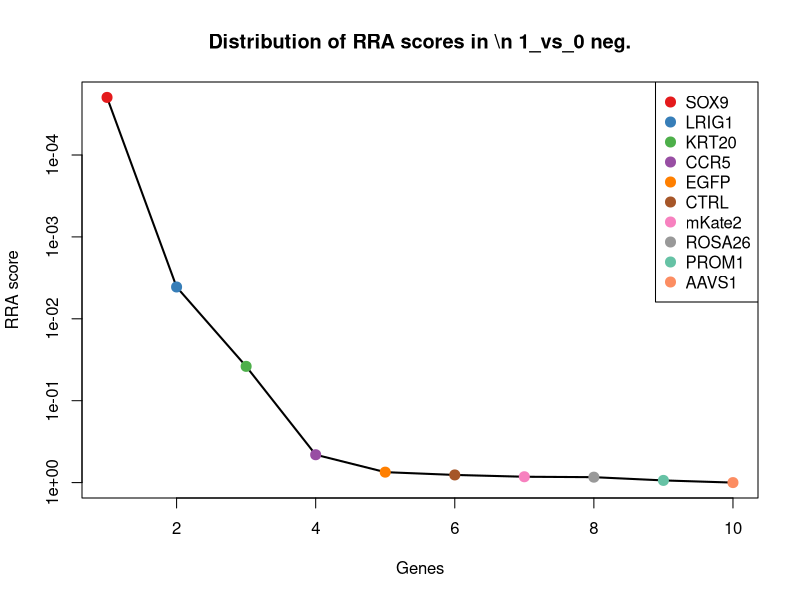
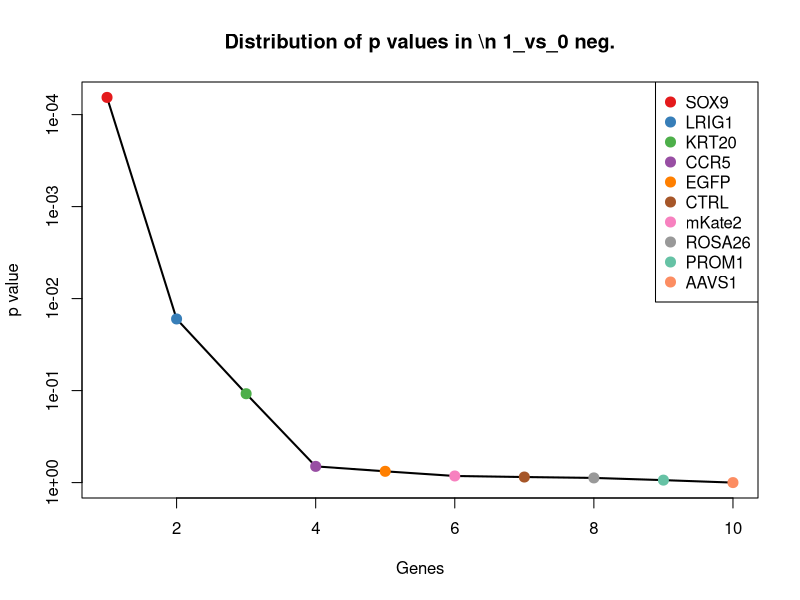
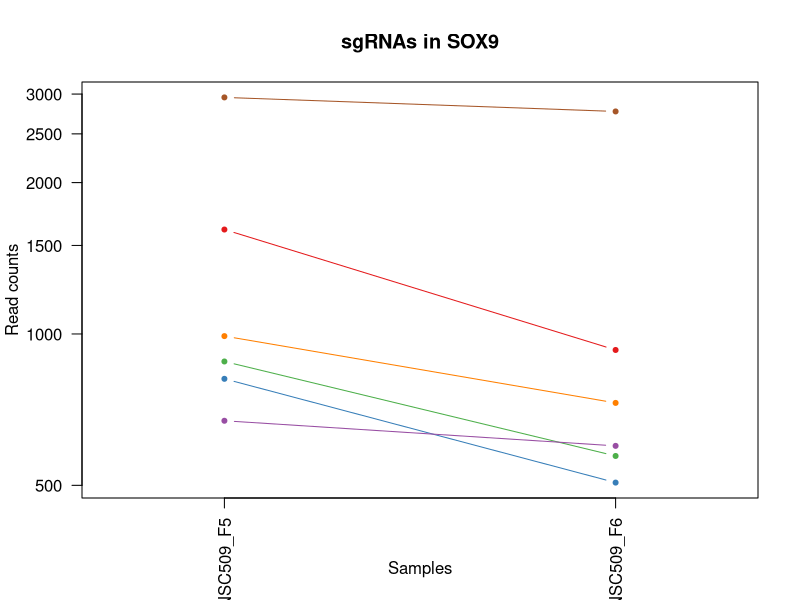
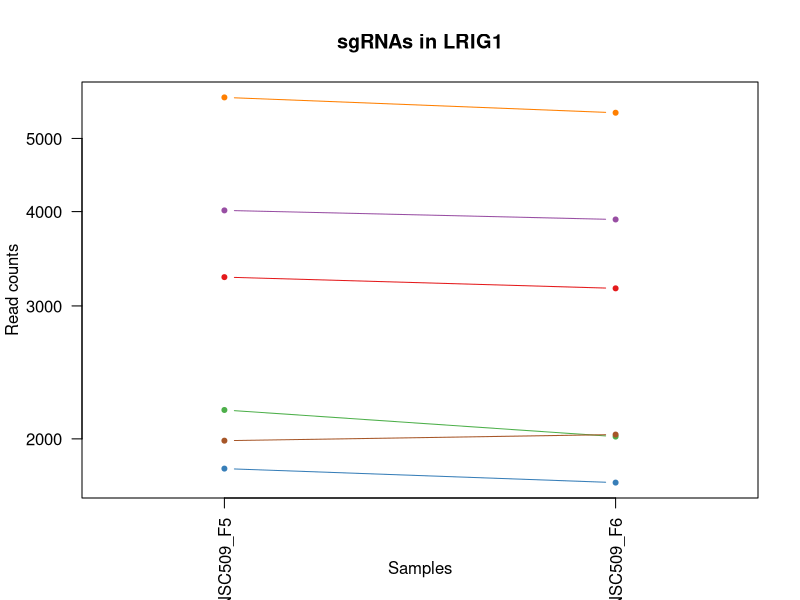
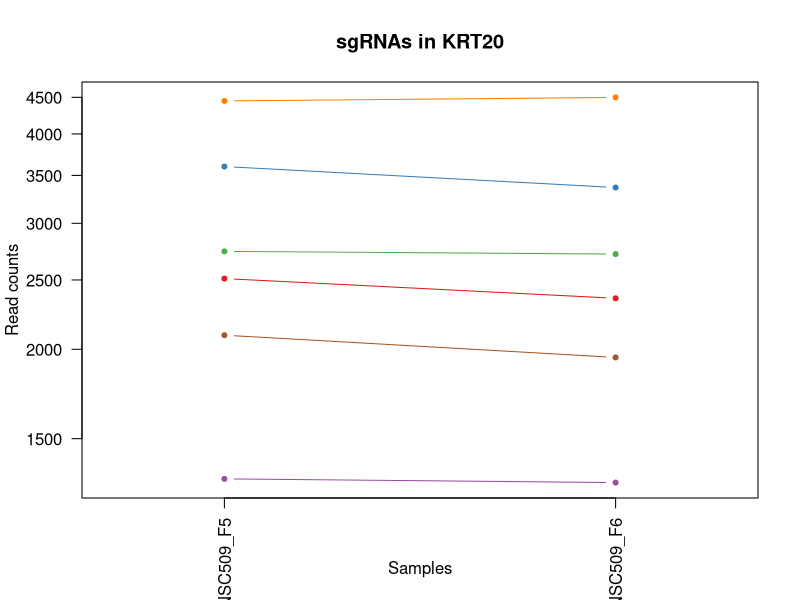
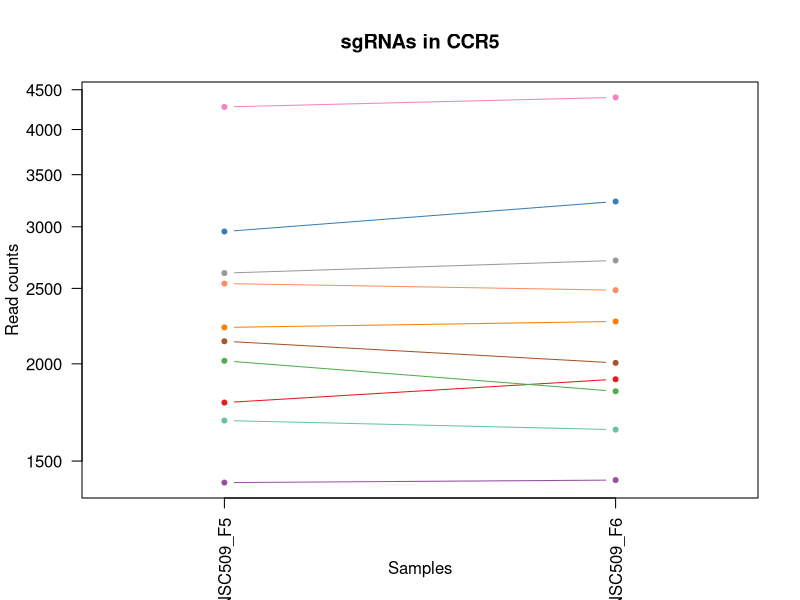
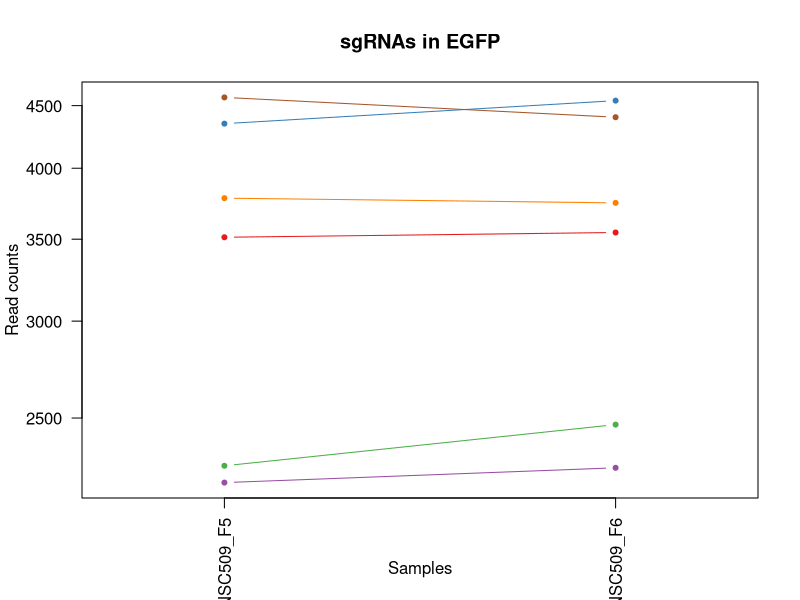
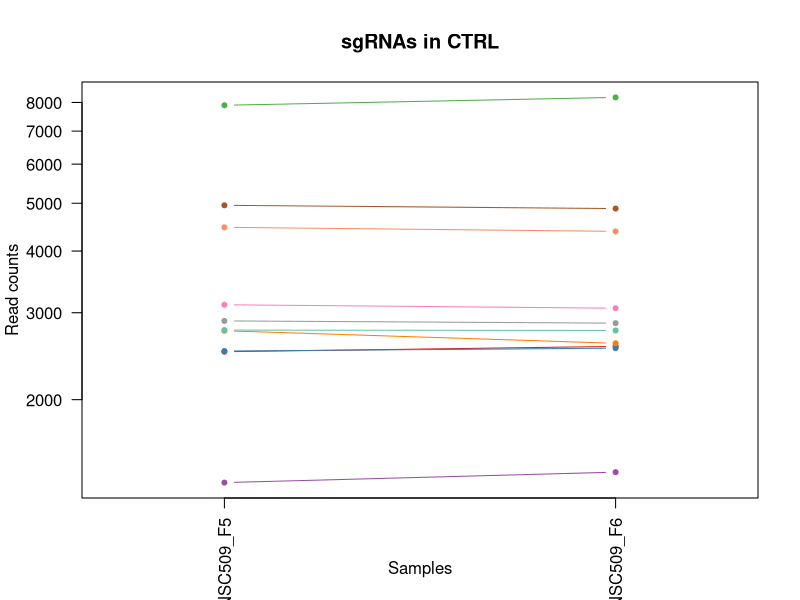

Reproduce these figures in R, in order. (Note: this script raises an error after producing the figures.)
pdf(file='S9A_c0_t1.pdf',width=4.5,height=4.5);
gstable=read.table('S9A_c0_t1.gene_summary.txt',header=T)
# 
#
# parameters
# Do not modify the variables beginning with "__"

# gstablename='__GENE_SUMMARY_FILE__'
startindex=3
# outputfile='__OUTPUT_FILE__'
targetgenelist=c("SOX9","LRIG1","KRT20","CCR5","EGFP","CTRL","mKate2","ROSA26","PROM1","AAVS1")
# samplelabel=sub('.\\w+.\\w+$','',colnames(gstable)[startindex]);
samplelabel='1_vs_0 neg.'


# You need to write some codes in front of this code:
# gstable=read.table(gstablename,header=T)
# pdf(file=outputfile,width=6,height=6)


# set up color using RColorBrewer
#library(RColorBrewer)
#colors <- brewer.pal(length(targetgenelist), "Set1")

colors=c( "#E41A1C", "#377EB8", "#4DAF4A", "#984EA3", "#FF7F00",  "#A65628", "#F781BF",
          "#999999", "#66C2A5", "#FC8D62", "#8DA0CB", "#E78AC3", "#A6D854", "#FFD92F", "#E5C494", "#B3B3B3", 
          "#8DD3C7", "#FFFFB3", "#BEBADA", "#FB8072", "#80B1D3", "#FDB462", "#B3DE69", "#FCCDE5",
          "#D9D9D9", "#BC80BD", "#CCEBC5", "#FFED6F")

######
# function definition

plotrankedvalues<-function(val, tglist, ...){
  
  plot(val,log='y',ylim=c(max(val),min(val)),type='l',lwd=2, ...)
  if(length(tglist)>0){
    for(i in 1:length(tglist)){
      targetgene=tglist[i];
      tx=which(names(val)==targetgene);ty=val[targetgene];
      points(tx,ty,col=colors[(i %% length(colors)) ],cex=2,pch=20)
      # text(tx+50,ty,targetgene,col=colors[i])
    }
    legend('topright',tglist,pch=20,pt.cex = 2,cex=1,col=colors)
  }
}



plotrandvalues<-function(val,targetgenelist, ...){
  # choose the one with the best distance distribution
  
  mindiffvalue=0;
  randval=val;
  for(i in 1:20){
    randval0=sample(val)
    vindex=sort(which(names(randval0) %in% targetgenelist))
    if(max(vindex)>0.9*length(val)){
      # print('pass...')
      next;
    }
    mindiffind=min(diff(vindex));
    if (mindiffind > mindiffvalue){
      mindiffvalue=mindiffind;
      randval=randval0;
      # print(paste('Diff: ',mindiffvalue))
    }
  }
  plot(randval,log='y',ylim=c(max(randval),min(randval)),pch=20,col='grey', ...)
  
  if(length(targetgenelist)>0){
    for(i in 1:length(targetgenelist)){
      targetgene=targetgenelist[i];
      tx=which(names(randval)==targetgene);ty=randval[targetgene];
      points(tx,ty,col=colors[(i %% length(colors)) ],cex=2,pch=20)
      text(tx+50,ty,targetgene,col=colors[i])
    }
  }
  
}




# set.seed(1235)



pvec=gstable[,startindex]
names(pvec)=gstable[,'id']
pvec=sort(pvec);

plotrankedvalues(pvec,targetgenelist,xlab='Genes',ylab='RRA score',main=paste('Distribution of RRA scores in \\n',samplelabel))

# plotrandvalues(pvec,targetgenelist,xlab='Genes',ylab='RRA score',main=paste('Distribution of RRA scores in \\n',samplelabel))


pvec=gstable[,startindex+1]
names(pvec)=gstable[,'id']
pvec=sort(pvec);

plotrankedvalues(pvec,targetgenelist,xlab='Genes',ylab='p value',main=paste('Distribution of p values in \\n',samplelabel))

# plotrandvalues(pvec,targetgenelist,xlab='Genes',ylab='p value',main=paste('Distribution of p values in \\n',samplelabel))



# you need to write after this code:
# dev.off()






# parameters
# Do not modify the variables beginning with "__"
targetmat=list(c(1612.1773854266,928.3262490754157),c(813.2987883547428,505.3178796875158),c(880.5930143415418,570.957109420121),c(671.019567696939,598.0463153415136),c(989.225122005946,728.2828822712856),c(2953.2551747349526,2769.350359194674))
targetgene="SOX9"
collabel=c("S69_MNSC509_F5","S70_MNSC509_F6")

# set up color using RColorBrewer
#library(RColorBrewer)
#colors <- brewer.pal(length(targetgenelist), "Set1")

colors=c( "#E41A1C", "#377EB8", "#4DAF4A", "#984EA3", "#FF7F00",  "#A65628", "#F781BF",
          "#999999", "#66C2A5", "#FC8D62", "#8DA0CB", "#E78AC3", "#A6D854", "#FFD92F", "#E5C494", "#B3B3B3", 
          "#8DD3C7", "#FFFFB3", "#BEBADA", "#FB8072", "#80B1D3", "#FDB462", "#B3DE69", "#FCCDE5",
          "#D9D9D9", "#BC80BD", "#CCEBC5", "#FFED6F")


## code

targetmatvec=unlist(targetmat)+1
yrange=range(targetmatvec[targetmatvec>0]);
# yrange[1]=1; # set the minimum value to 1
for(i in 1:length(targetmat)){
  vali=targetmat[[i]]+1;
  if(i==1){
    plot(1:length(vali),vali,type='b',las=1,pch=20,main=paste('sgRNAs in',targetgene),ylab='Read counts',xlab='Samples',xlim=c(0.7,length(vali)+0.3),ylim = yrange,col=colors[(i %% length(colors))],xaxt='n',log='y')
    axis(1,at=1:length(vali),labels=(collabel),las=2)
    # lines(0:100,rep(1,101),col='black');
  }else{
    lines(1:length(vali),vali,type='b',pch=20,col=colors[(i %% length(colors))])
  }
}




# parameters
# Do not modify the variables beginning with "__"
targetmat=list(c(3274.3447673005367,3164.2276301257434),c(1825.5962164133055,1749.337567000699),c(2183.2169602288664,2012.936378466558),c(4013.6199070698003,3903.971330286849),c(5665.212482002954,5406.3803663887),c(1988.063704867149,2025.439088891816))
targetgene="LRIG1"
collabel=c("S69_MNSC509_F5","S70_MNSC509_F6")

# set up color using RColorBrewer
#library(RColorBrewer)
#colors <- brewer.pal(length(targetgenelist), "Set1")

colors=c( "#E41A1C", "#377EB8", "#4DAF4A", "#984EA3", "#FF7F00",  "#A65628", "#F781BF",
          "#999999", "#66C2A5", "#FC8D62", "#8DA0CB", "#E78AC3", "#A6D854", "#FFD92F", "#E5C494", "#B3B3B3", 
          "#8DD3C7", "#FFFFB3", "#BEBADA", "#FB8072", "#80B1D3", "#FDB462", "#B3DE69", "#FCCDE5",
          "#D9D9D9", "#BC80BD", "#CCEBC5", "#FFED6F")


## code

targetmatvec=unlist(targetmat)+1
yrange=range(targetmatvec[targetmatvec>0]);
# yrange[1]=1; # set the minimum value to 1
for(i in 1:length(targetmat)){
  vali=targetmat[[i]]+1;
  if(i==1){
    plot(1:length(vali),vali,type='b',las=1,pch=20,main=paste('sgRNAs in',targetgene),ylab='Read counts',xlab='Samples',xlim=c(0.7,length(vali)+0.3),ylim = yrange,col=colors[(i %% length(colors))],xaxt='n',log='y')
    axis(1,at=1:length(vali),labels=(collabel),las=2)
    # lines(0:100,rep(1,101),col='black');
  }else{
    lines(1:length(vali),vali,type='b',pch=20,col=colors[(i %% length(colors))])
  }
}




# parameters
# Do not modify the variables beginning with "__"
targetmat=list(c(2510.0746293076045,2355.719022625718),c(3600.241090293749,3365.3128894653114),c(2739.8363437482467,2716.213839887327),c(1317.04413717021,1301.323776762283),c(4447.186991641891,4497.85007548661),c(2091.8890821039245,1947.2971487339528))
targetgene="KRT20"
collabel=c("S69_MNSC509_F5","S70_MNSC509_F6")

# set up color using RColorBrewer
#library(RColorBrewer)
#colors <- brewer.pal(length(targetgenelist), "Set1")

colors=c( "#E41A1C", "#377EB8", "#4DAF4A", "#984EA3", "#FF7F00",  "#A65628", "#F781BF",
          "#999999", "#66C2A5", "#FC8D62", "#8DA0CB", "#E78AC3", "#A6D854", "#FFD92F", "#E5C494", "#B3B3B3", 
          "#8DD3C7", "#FFFFB3", "#BEBADA", "#FB8072", "#80B1D3", "#FDB462", "#B3DE69", "#FCCDE5",
          "#D9D9D9", "#BC80BD", "#CCEBC5", "#FFED6F")


## code

targetmatvec=unlist(targetmat)+1
yrange=range(targetmatvec[targetmatvec>0]);
# yrange[1]=1; # set the minimum value to 1
for(i in 1:length(targetmat)){
  vali=targetmat[[i]]+1;
  if(i==1){
    plot(1:length(vali),vali,type='b',las=1,pch=20,main=paste('sgRNAs in',targetgene),ylab='Read counts',xlab='Samples',xlim=c(0.7,length(vali)+0.3),ylim = yrange,col=colors[(i %% length(colors))],xaxt='n',log='y')
    axis(1,at=1:length(vali),labels=(collabel),las=2)
    # lines(0:100,rep(1,101),col='black');
  }else{
    lines(1:length(vali),vali,type='b',pch=20,col=colors[(i %% length(colors))])
  }
}




# parameters
# Do not modify the variables beginning with "__"
targetmat=list(c(1782.335642564649,1909.7890174581783),c(2957.100559077055,3231.950644929225),c(2016.90408743292,1843.107895190135),c(1406.4493231241001,1416.9738481959207),c(2226.4775340775227,2266.116264578035),c(2137.0723481236328,2004.6012381830524),c(4276.067388418316,4397.828392084545),c(2614.861352629906,2714.130054816451),c(1690.0464183541817,1645.1483134568814),c(2535.0696275312725,2485.9555895554904))
targetgene="CCR5"
collabel=c("S69_MNSC509_F5","S70_MNSC509_F6")

# set up color using RColorBrewer
#library(RColorBrewer)
#colors <- brewer.pal(length(targetgenelist), "Set1")

colors=c( "#E41A1C", "#377EB8", "#4DAF4A", "#984EA3", "#FF7F00",  "#A65628", "#F781BF",
          "#999999", "#66C2A5", "#FC8D62", "#8DA0CB", "#E78AC3", "#A6D854", "#FFD92F", "#E5C494", "#B3B3B3", 
          "#8DD3C7", "#FFFFB3", "#BEBADA", "#FB8072", "#80B1D3", "#FDB462", "#B3DE69", "#FCCDE5",
          "#D9D9D9", "#BC80BD", "#CCEBC5", "#FFED6F")


## code

targetmatvec=unlist(targetmat)+1
yrange=range(targetmatvec[targetmatvec>0]);
# yrange[1]=1; # set the minimum value to 1
for(i in 1:length(targetmat)){
  vali=targetmat[[i]]+1;
  if(i==1){
    plot(1:length(vali),vali,type='b',las=1,pch=20,main=paste('sgRNAs in',targetgene),ylab='Read counts',xlab='Samples',xlim=c(0.7,length(vali)+0.3),ylim = yrange,col=colors[(i %% length(colors))],xaxt='n',log='y')
    axis(1,at=1:length(vali),labels=(collabel),las=2)
    # lines(0:100,rep(1,101),col='black');
  }else{
    lines(1:length(vali),vali,type='b',pch=20,col=colors[(i %% length(colors))])
  }
}




# parameters
# Do not modify the variables beginning with "__"
targetmat=list(c(3511.7972504253844,3543.47651302524),c(4349.12969091827,4541.609561975013),c(2284.158299209065,2468.2434164530414),c(2213.018688880163,2275.4932973969785),c(3780.012808287055,3746.645557435684),c(4569.277944503655,4401.995962226298))
targetgene="EGFP"
collabel=c("S69_MNSC509_F5","S70_MNSC509_F6")

# set up color using RColorBrewer
#library(RColorBrewer)
#colors <- brewer.pal(length(targetgenelist), "Set1")

colors=c( "#E41A1C", "#377EB8", "#4DAF4A", "#984EA3", "#FF7F00",  "#A65628", "#F781BF",
          "#999999", "#66C2A5", "#FC8D62", "#8DA0CB", "#E78AC3", "#A6D854", "#FFD92F", "#E5C494", "#B3B3B3", 
          "#8DD3C7", "#FFFFB3", "#BEBADA", "#FB8072", "#80B1D3", "#FDB462", "#B3DE69", "#FCCDE5",
          "#D9D9D9", "#BC80BD", "#CCEBC5", "#FFED6F")


## code

targetmatvec=unlist(targetmat)+1
yrange=range(targetmatvec[targetmatvec>0]);
# yrange[1]=1; # set the minimum value to 1
for(i in 1:length(targetmat)){
  vali=targetmat[[i]]+1;
  if(i==1){
    plot(1:length(vali),vali,type='b',las=1,pch=20,main=paste('sgRNAs in',targetgene),ylab='Read counts',xlab='Samples',xlim=c(0.7,length(vali)+0.3),ylim = yrange,col=colors[(i %% length(colors))],xaxt='n',log='y')
    axis(1,at=1:length(vali),labels=(collabel),las=2)
    # lines(0:100,rep(1,101),col='black');
  }else{
    lines(1:length(vali),vali,type='b',pch=20,col=colors[(i %% length(colors))])
  }
}




# parameters
# Do not modify the variables beginning with "__"
targetmat=list(c(2500.4611684523475,2563.0556371779153),c(2508.151937136553,2542.2177864691516),c(7895.535400422579,8190.317221079509),c(1357.4206727622893,1425.308988479426),c(2757.1405732877097,2600.5637684536896),c(4950.932340457359,4876.057065850669),c(3112.838624932219,3063.1640541882402),c(2886.922294833679,2856.8693321714813),c(2765.792688057441,2761.015218911169),c(4467.375259437931,4384.283789123849))
targetgene="CTRL"
collabel=c("S69_MNSC509_F5","S70_MNSC509_F6")

# set up color using RColorBrewer
#library(RColorBrewer)
#colors <- brewer.pal(length(targetgenelist), "Set1")

colors=c( "#E41A1C", "#377EB8", "#4DAF4A", "#984EA3", "#FF7F00",  "#A65628", "#F781BF",
          "#999999", "#66C2A5", "#FC8D62", "#8DA0CB", "#E78AC3", "#A6D854", "#FFD92F", "#E5C494", "#B3B3B3", 
          "#8DD3C7", "#FFFFB3", "#BEBADA", "#FB8072", "#80B1D3", "#FDB462", "#B3DE69", "#FCCDE5",
          "#D9D9D9", "#BC80BD", "#CCEBC5", "#FFED6F")


## code

targetmatvec=unlist(targetmat)+1
yrange=range(targetmatvec[targetmatvec>0]);
# yrange[1]=1; # set the minimum value to 1
for(i in 1:length(targetmat)){
  vali=targetmat[[i]]+1;
  if(i==1){
    plot(1:length(vali),vali,type='b',las=1,pch=20,main=paste('sgRNAs in',targetgene),ylab='Read counts',xlab='Samples',xlim=c(0.7,length(vali)+0.3),ylim = yrange,col=colors[(i %% length(colors))],xaxt='n',log='y')
    axis(1,at=1:length(vali),labels=(collabel),las=2)
    # lines(0:100,rep(1,101),col='black');
  }else{
    lines(1:length(vali),vali,type='b',pch=20,col=colors[(i %% length(colors))])
  }
}




# parameters
# Do not modify the variables beginning with "__"
targetmat=list(c(119.20691460518688,188.58254891431002),c(171.11960322357473,247.97042343428612),c(160.54479628279202,227.13257272552258),c(1118.0454974663899,1269.0251081636995),c(333.58709167741813,313.60965316689123),c(324.9349769076868,438.6367574194725))
targetgene="mKate2"
collabel=c("S69_MNSC509_F5","S70_MNSC509_F6")

# set up color using RColorBrewer
#library(RColorBrewer)
#colors <- brewer.pal(length(targetgenelist), "Set1")

colors=c( "#E41A1C", "#377EB8", "#4DAF4A", "#984EA3", "#FF7F00",  "#A65628", "#F781BF",
          "#999999", "#66C2A5", "#FC8D62", "#8DA0CB", "#E78AC3", "#A6D854", "#FFD92F", "#E5C494", "#B3B3B3", 
          "#8DD3C7", "#FFFFB3", "#BEBADA", "#FB8072", "#80B1D3", "#FDB462", "#B3DE69", "#FCCDE5",
          "#D9D9D9", "#BC80BD", "#CCEBC5", "#FFED6F")


## code

targetmatvec=unlist(targetmat)+1
yrange=range(targetmatvec[targetmatvec>0]);
# yrange[1]=1; # set the minimum value to 1
for(i in 1:length(targetmat)){
  vali=targetmat[[i]]+1;
  if(i==1){
    plot(1:length(vali),vali,type='b',las=1,pch=20,main=paste('sgRNAs in',targetgene),ylab='Read counts',xlab='Samples',xlim=c(0.7,length(vali)+0.3),ylim = yrange,col=colors[(i %% length(colors))],xaxt='n',log='y')
    axis(1,at=1:length(vali),labels=(collabel),las=2)
    # lines(0:100,rep(1,101),col='black');
  }else{
    lines(1:length(vali),vali,type='b',pch=20,col=colors[(i %% length(colors))])
  }
}




# parameters
# Do not modify the variables beginning with "__"
targetmat=list(c(8648.269385389203,9280.136813147841),c(3667.535316280548,3887.3010497198384),c(4331.825461378808,4263.42425501302),c(3240.697654307137,3187.1492659053833),c(2772.5221106561207,2721.423302564518),c(4024.194714010583,4126.936332870619),c(2802.3238393074175,2645.365147477531),c(2472.582131972102,2457.8244910986596),c(1165.1514556571492,1170.0453172970726),c(3240.697654307137,3584.110321907329))
targetgene="ROSA26"
collabel=c("S69_MNSC509_F5","S70_MNSC509_F6")

# set up color using RColorBrewer
#library(RColorBrewer)
#colors <- brewer.pal(length(targetgenelist), "Set1")

colors=c( "#E41A1C", "#377EB8", "#4DAF4A", "#984EA3", "#FF7F00",  "#A65628", "#F781BF",
          "#999999", "#66C2A5", "#FC8D62", "#8DA0CB", "#E78AC3", "#A6D854", "#FFD92F", "#E5C494", "#B3B3B3", 
          "#8DD3C7", "#FFFFB3", "#BEBADA", "#FB8072", "#80B1D3", "#FDB462", "#B3DE69", "#FCCDE5",
          "#D9D9D9", "#BC80BD", "#CCEBC5", "#FFED6F")


## code

targetmatvec=unlist(targetmat)+1
yrange=range(targetmatvec[targetmatvec>0]);
# yrange[1]=1; # set the minimum value to 1
for(i in 1:length(targetmat)){
  vali=targetmat[[i]]+1;
  if(i==1){
    plot(1:length(vali),vali,type='b',las=1,pch=20,main=paste('sgRNAs in',targetgene),ylab='Read counts',xlab='Samples',xlim=c(0.7,length(vali)+0.3),ylim = yrange,col=colors[(i %% length(colors))],xaxt='n',log='y')
    axis(1,at=1:length(vali),labels=(collabel),las=2)
    # lines(0:100,rep(1,101),col='black');
  }else{
    lines(1:length(vali),vali,type='b',pch=20,col=colors[(i %% length(colors))])
  }
}




# parameters
# Do not modify the variables beginning with "__"
targetmat=list(c(2743.6817280903497,2712.0462697455746),c(4403.926417793235,4379.074326446657),c(2894.6130635178847,2930.8437021875916),c(4707.711780819356,4784.370522732109),c(2574.4848170378264,2672.454353398924),c(6607.331645818141,6587.886501575593))
targetgene="PROM1"
collabel=c("S69_MNSC509_F5","S70_MNSC509_F6")

# set up color using RColorBrewer
#library(RColorBrewer)
#colors <- brewer.pal(length(targetgenelist), "Set1")

colors=c( "#E41A1C", "#377EB8", "#4DAF4A", "#984EA3", "#FF7F00",  "#A65628", "#F781BF",
          "#999999", "#66C2A5", "#FC8D62", "#8DA0CB", "#E78AC3", "#A6D854", "#FFD92F", "#E5C494", "#B3B3B3", 
          "#8DD3C7", "#FFFFB3", "#BEBADA", "#FB8072", "#80B1D3", "#FDB462", "#B3DE69", "#FCCDE5",
          "#D9D9D9", "#BC80BD", "#CCEBC5", "#FFED6F")


## code

targetmatvec=unlist(targetmat)+1
yrange=range(targetmatvec[targetmatvec>0]);
# yrange[1]=1; # set the minimum value to 1
for(i in 1:length(targetmat)){
  vali=targetmat[[i]]+1;
  if(i==1){
    plot(1:length(vali),vali,type='b',las=1,pch=20,main=paste('sgRNAs in',targetgene),ylab='Read counts',xlab='Samples',xlim=c(0.7,length(vali)+0.3),ylim = yrange,col=colors[(i %% length(colors))],xaxt='n',log='y')
    axis(1,at=1:length(vali),labels=(collabel),las=2)
    # lines(0:100,rep(1,101),col='black');
  }else{
    lines(1:length(vali),vali,type='b',pch=20,col=colors[(i %% length(colors))])
  }
}




# parameters
# Do not modify the variables beginning with "__"
targetmat=list(c(3174.3647744058635,3238.202000141854),c(2764.831341971915,2951.6815528963552),c(2048.628508255268,2123.3769872230046),c(1248.788565097885,1313.826487187541),c(2333.1869495708756,2420.3163598228853),c(1014.2201202296142,1127.3277233441074),c(1718.8868009199527,1761.8402774259573),c(3312.7986107215643,3379.8993849614462),c(939.2351255586095,1028.3479324774808),c(1446.8258587161795,1532.6239196295583))
targetgene="AAVS1"
collabel=c("S69_MNSC509_F5","S70_MNSC509_F6")

# set up color using RColorBrewer
#library(RColorBrewer)
#colors <- brewer.pal(length(targetgenelist), "Set1")

colors=c( "#E41A1C", "#377EB8", "#4DAF4A", "#984EA3", "#FF7F00",  "#A65628", "#F781BF",
          "#999999", "#66C2A5", "#FC8D62", "#8DA0CB", "#E78AC3", "#A6D854", "#FFD92F", "#E5C494", "#B3B3B3", 
          "#8DD3C7", "#FFFFB3", "#BEBADA", "#FB8072", "#80B1D3", "#FDB462", "#B3DE69", "#FCCDE5",
          "#D9D9D9", "#BC80BD", "#CCEBC5", "#FFED6F")


## code

targetmatvec=unlist(targetmat)+1
yrange=range(targetmatvec[targetmatvec>0]);
# yrange[1]=1; # set the minimum value to 1
for(i in 1:length(targetmat)){
  vali=targetmat[[i]]+1;
  if(i==1){
    plot(1:length(vali),vali,type='b',las=1,pch=20,main=paste('sgRNAs in',targetgene),ylab='Read counts',xlab='Samples',xlim=c(0.7,length(vali)+0.3),ylim = yrange,col=colors[(i %% length(colors))],xaxt='n',log='y')
    axis(1,at=1:length(vali),labels=(collabel),las=2)
    # lines(0:100,rep(1,101),col='black');
  }else{
    lines(1:length(vali),vali,type='b',pch=20,col=colors[(i %% length(colors))])
  }
}



# 
#
# parameters
# Do not modify the variables beginning with "__"

# gstablename='__GENE_SUMMARY_FILE__'
startindex=9
# outputfile='__OUTPUT_FILE__'
targetgenelist=c("mKate2","AAVS1","ROSA26","CCR5","EGFP","CTRL","PROM1","LRIG1","KRT20","SOX9")
# samplelabel=sub('.\\w+.\\w+$','',colnames(gstable)[startindex]);
samplelabel='1_vs_0 pos.'


# You need to write some codes in front of this code:
# gstable=read.table(gstablename,header=T)
# pdf(file=outputfile,width=6,height=6)


# set up color using RColorBrewer
#library(RColorBrewer)
#colors <- brewer.pal(length(targetgenelist), "Set1")

colors=c( "#E41A1C", "#377EB8", "#4DAF4A", "#984EA3", "#FF7F00",  "#A65628", "#F781BF",
          "#999999", "#66C2A5", "#FC8D62", "#8DA0CB", "#E78AC3", "#A6D854", "#FFD92F", "#E5C494", "#B3B3B3", 
          "#8DD3C7", "#FFFFB3", "#BEBADA", "#FB8072", "#80B1D3", "#FDB462", "#B3DE69", "#FCCDE5",
          "#D9D9D9", "#BC80BD", "#CCEBC5", "#FFED6F")

######
# function definition

plotrankedvalues<-function(val, tglist, ...){
  
  plot(val,log='y',ylim=c(max(val),min(val)),type='l',lwd=2, ...)
  if(length(tglist)>0){
    for(i in 1:length(tglist)){
      targetgene=tglist[i];
      tx=which(names(val)==targetgene);ty=val[targetgene];
      points(tx,ty,col=colors[(i %% length(colors)) ],cex=2,pch=20)
      # text(tx+50,ty,targetgene,col=colors[i])
    }
    legend('topright',tglist,pch=20,pt.cex = 2,cex=1,col=colors)
  }
}



plotrandvalues<-function(val,targetgenelist, ...){
  # choose the one with the best distance distribution
  
  mindiffvalue=0;
  randval=val;
  for(i in 1:20){
    randval0=sample(val)
    vindex=sort(which(names(randval0) %in% targetgenelist))
    if(max(vindex)>0.9*length(val)){
      # print('pass...')
      next;
    }
    mindiffind=min(diff(vindex));
    if (mindiffind > mindiffvalue){
      mindiffvalue=mindiffind;
      randval=randval0;
      # print(paste('Diff: ',mindiffvalue))
    }
  }
  plot(randval,log='y',ylim=c(max(randval),min(randval)),pch=20,col='grey', ...)
  
  if(length(targetgenelist)>0){
    for(i in 1:length(targetgenelist)){
      targetgene=targetgenelist[i];
      tx=which(names(randval)==targetgene);ty=randval[targetgene];
      points(tx,ty,col=colors[(i %% length(colors)) ],cex=2,pch=20)
      text(tx+50,ty,targetgene,col=colors[i])
    }
  }
  
}




# set.seed(1235)



pvec=gstable[,startindex]
names(pvec)=gstable[,'id']
pvec=sort(pvec);

plotrankedvalues(pvec,targetgenelist,xlab='Genes',ylab='RRA score',main=paste('Distribution of RRA scores in \\n',samplelabel))

# plotrandvalues(pvec,targetgenelist,xlab='Genes',ylab='RRA score',main=paste('Distribution of RRA scores in \\n',samplelabel))


pvec=gstable[,startindex+1]
names(pvec)=gstable[,'id']
pvec=sort(pvec);

plotrankedvalues(pvec,targetgenelist,xlab='Genes',ylab='p value',main=paste('Distribution of p values in \\n',samplelabel))

# plotrandvalues(pvec,targetgenelist,xlab='Genes',ylab='p value',main=paste('Distribution of p values in \\n',samplelabel))



# you need to write after this code:
# dev.off()






# parameters
# Do not modify the variables beginning with "__"
targetmat=list(c(119.20691460518688,188.58254891431002),c(171.11960322357473,247.97042343428612),c(160.54479628279202,227.13257272552258),c(1118.0454974663899,1269.0251081636995),c(333.58709167741813,313.60965316689123),c(324.9349769076868,438.6367574194725))
targetgene="mKate2"
collabel=c("S69_MNSC509_F5","S70_MNSC509_F6")

# set up color using RColorBrewer
#library(RColorBrewer)
#colors <- brewer.pal(length(targetgenelist), "Set1")

colors=c( "#E41A1C", "#377EB8", "#4DAF4A", "#984EA3", "#FF7F00",  "#A65628", "#F781BF",
          "#999999", "#66C2A5", "#FC8D62", "#8DA0CB", "#E78AC3", "#A6D854", "#FFD92F", "#E5C494", "#B3B3B3", 
          "#8DD3C7", "#FFFFB3", "#BEBADA", "#FB8072", "#80B1D3", "#FDB462", "#B3DE69", "#FCCDE5",
          "#D9D9D9", "#BC80BD", "#CCEBC5", "#FFED6F")


## code

targetmatvec=unlist(targetmat)+1
yrange=range(targetmatvec[targetmatvec>0]);
# yrange[1]=1; # set the minimum value to 1
for(i in 1:length(targetmat)){
  vali=targetmat[[i]]+1;
  if(i==1){
    plot(1:length(vali),vali,type='b',las=1,pch=20,main=paste('sgRNAs in',targetgene),ylab='Read counts',xlab='Samples',xlim=c(0.7,length(vali)+0.3),ylim = yrange,col=colors[(i %% length(colors))],xaxt='n',log='y')
    axis(1,at=1:length(vali),labels=(collabel),las=2)
    # lines(0:100,rep(1,101),col='black');
  }else{
    lines(1:length(vali),vali,type='b',pch=20,col=colors[(i %% length(colors))])
  }
}




# parameters
# Do not modify the variables beginning with "__"
targetmat=list(c(3174.3647744058635,3238.202000141854),c(2764.831341971915,2951.6815528963552),c(2048.628508255268,2123.3769872230046),c(1248.788565097885,1313.826487187541),c(2333.1869495708756,2420.3163598228853),c(1014.2201202296142,1127.3277233441074),c(1718.8868009199527,1761.8402774259573),c(3312.7986107215643,3379.8993849614462),c(939.2351255586095,1028.3479324774808),c(1446.8258587161795,1532.6239196295583))
targetgene="AAVS1"
collabel=c("S69_MNSC509_F5","S70_MNSC509_F6")

# set up color using RColorBrewer
#library(RColorBrewer)
#colors <- brewer.pal(length(targetgenelist), "Set1")

colors=c( "#E41A1C", "#377EB8", "#4DAF4A", "#984EA3", "#FF7F00",  "#A65628", "#F781BF",
          "#999999", "#66C2A5", "#FC8D62", "#8DA0CB", "#E78AC3", "#A6D854", "#FFD92F", "#E5C494", "#B3B3B3", 
          "#8DD3C7", "#FFFFB3", "#BEBADA", "#FB8072", "#80B1D3", "#FDB462", "#B3DE69", "#FCCDE5",
          "#D9D9D9", "#BC80BD", "#CCEBC5", "#FFED6F")


## code

targetmatvec=unlist(targetmat)+1
yrange=range(targetmatvec[targetmatvec>0]);
# yrange[1]=1; # set the minimum value to 1
for(i in 1:length(targetmat)){
  vali=targetmat[[i]]+1;
  if(i==1){
    plot(1:length(vali),vali,type='b',las=1,pch=20,main=paste('sgRNAs in',targetgene),ylab='Read counts',xlab='Samples',xlim=c(0.7,length(vali)+0.3),ylim = yrange,col=colors[(i %% length(colors))],xaxt='n',log='y')
    axis(1,at=1:length(vali),labels=(collabel),las=2)
    # lines(0:100,rep(1,101),col='black');
  }else{
    lines(1:length(vali),vali,type='b',pch=20,col=colors[(i %% length(colors))])
  }
}




# parameters
# Do not modify the variables beginning with "__"
targetmat=list(c(8648.269385389203,9280.136813147841),c(3667.535316280548,3887.3010497198384),c(4331.825461378808,4263.42425501302),c(3240.697654307137,3187.1492659053833),c(2772.5221106561207,2721.423302564518),c(4024.194714010583,4126.936332870619),c(2802.3238393074175,2645.365147477531),c(2472.582131972102,2457.8244910986596),c(1165.1514556571492,1170.0453172970726),c(3240.697654307137,3584.110321907329))
targetgene="ROSA26"
collabel=c("S69_MNSC509_F5","S70_MNSC509_F6")

# set up color using RColorBrewer
#library(RColorBrewer)
#colors <- brewer.pal(length(targetgenelist), "Set1")

colors=c( "#E41A1C", "#377EB8", "#4DAF4A", "#984EA3", "#FF7F00",  "#A65628", "#F781BF",
          "#999999", "#66C2A5", "#FC8D62", "#8DA0CB", "#E78AC3", "#A6D854", "#FFD92F", "#E5C494", "#B3B3B3", 
          "#8DD3C7", "#FFFFB3", "#BEBADA", "#FB8072", "#80B1D3", "#FDB462", "#B3DE69", "#FCCDE5",
          "#D9D9D9", "#BC80BD", "#CCEBC5", "#FFED6F")


## code

targetmatvec=unlist(targetmat)+1
yrange=range(targetmatvec[targetmatvec>0]);
# yrange[1]=1; # set the minimum value to 1
for(i in 1:length(targetmat)){
  vali=targetmat[[i]]+1;
  if(i==1){
    plot(1:length(vali),vali,type='b',las=1,pch=20,main=paste('sgRNAs in',targetgene),ylab='Read counts',xlab='Samples',xlim=c(0.7,length(vali)+0.3),ylim = yrange,col=colors[(i %% length(colors))],xaxt='n',log='y')
    axis(1,at=1:length(vali),labels=(collabel),las=2)
    # lines(0:100,rep(1,101),col='black');
  }else{
    lines(1:length(vali),vali,type='b',pch=20,col=colors[(i %% length(colors))])
  }
}




# parameters
# Do not modify the variables beginning with "__"
targetmat=list(c(1782.335642564649,1909.7890174581783),c(2957.100559077055,3231.950644929225),c(2016.90408743292,1843.107895190135),c(1406.4493231241001,1416.9738481959207),c(2226.4775340775227,2266.116264578035),c(2137.0723481236328,2004.6012381830524),c(4276.067388418316,4397.828392084545),c(2614.861352629906,2714.130054816451),c(1690.0464183541817,1645.1483134568814),c(2535.0696275312725,2485.9555895554904))
targetgene="CCR5"
collabel=c("S69_MNSC509_F5","S70_MNSC509_F6")

# set up color using RColorBrewer
#library(RColorBrewer)
#colors <- brewer.pal(length(targetgenelist), "Set1")

colors=c( "#E41A1C", "#377EB8", "#4DAF4A", "#984EA3", "#FF7F00",  "#A65628", "#F781BF",
          "#999999", "#66C2A5", "#FC8D62", "#8DA0CB", "#E78AC3", "#A6D854", "#FFD92F", "#E5C494", "#B3B3B3", 
          "#8DD3C7", "#FFFFB3", "#BEBADA", "#FB8072", "#80B1D3", "#FDB462", "#B3DE69", "#FCCDE5",
          "#D9D9D9", "#BC80BD", "#CCEBC5", "#FFED6F")


## code

targetmatvec=unlist(targetmat)+1
yrange=range(targetmatvec[targetmatvec>0]);
# yrange[1]=1; # set the minimum value to 1
for(i in 1:length(targetmat)){
  vali=targetmat[[i]]+1;
  if(i==1){
    plot(1:length(vali),vali,type='b',las=1,pch=20,main=paste('sgRNAs in',targetgene),ylab='Read counts',xlab='Samples',xlim=c(0.7,length(vali)+0.3),ylim = yrange,col=colors[(i %% length(colors))],xaxt='n',log='y')
    axis(1,at=1:length(vali),labels=(collabel),las=2)
    # lines(0:100,rep(1,101),col='black');
  }else{
    lines(1:length(vali),vali,type='b',pch=20,col=colors[(i %% length(colors))])
  }
}




# parameters
# Do not modify the variables beginning with "__"
targetmat=list(c(3511.7972504253844,3543.47651302524),c(4349.12969091827,4541.609561975013),c(2284.158299209065,2468.2434164530414),c(2213.018688880163,2275.4932973969785),c(3780.012808287055,3746.645557435684),c(4569.277944503655,4401.995962226298))
targetgene="EGFP"
collabel=c("S69_MNSC509_F5","S70_MNSC509_F6")

# set up color using RColorBrewer
#library(RColorBrewer)
#colors <- brewer.pal(length(targetgenelist), "Set1")

colors=c( "#E41A1C", "#377EB8", "#4DAF4A", "#984EA3", "#FF7F00",  "#A65628", "#F781BF",
          "#999999", "#66C2A5", "#FC8D62", "#8DA0CB", "#E78AC3", "#A6D854", "#FFD92F", "#E5C494", "#B3B3B3", 
          "#8DD3C7", "#FFFFB3", "#BEBADA", "#FB8072", "#80B1D3", "#FDB462", "#B3DE69", "#FCCDE5",
          "#D9D9D9", "#BC80BD", "#CCEBC5", "#FFED6F")


## code

targetmatvec=unlist(targetmat)+1
yrange=range(targetmatvec[targetmatvec>0]);
# yrange[1]=1; # set the minimum value to 1
for(i in 1:length(targetmat)){
  vali=targetmat[[i]]+1;
  if(i==1){
    plot(1:length(vali),vali,type='b',las=1,pch=20,main=paste('sgRNAs in',targetgene),ylab='Read counts',xlab='Samples',xlim=c(0.7,length(vali)+0.3),ylim = yrange,col=colors[(i %% length(colors))],xaxt='n',log='y')
    axis(1,at=1:length(vali),labels=(collabel),las=2)
    # lines(0:100,rep(1,101),col='black');
  }else{
    lines(1:length(vali),vali,type='b',pch=20,col=colors[(i %% length(colors))])
  }
}




# parameters
# Do not modify the variables beginning with "__"
targetmat=list(c(2500.4611684523475,2563.0556371779153),c(2508.151937136553,2542.2177864691516),c(7895.535400422579,8190.317221079509),c(1357.4206727622893,1425.308988479426),c(2757.1405732877097,2600.5637684536896),c(4950.932340457359,4876.057065850669),c(3112.838624932219,3063.1640541882402),c(2886.922294833679,2856.8693321714813),c(2765.792688057441,2761.015218911169),c(4467.375259437931,4384.283789123849))
targetgene="CTRL"
collabel=c("S69_MNSC509_F5","S70_MNSC509_F6")

# set up color using RColorBrewer
#library(RColorBrewer)
#colors <- brewer.pal(length(targetgenelist), "Set1")

colors=c( "#E41A1C", "#377EB8", "#4DAF4A", "#984EA3", "#FF7F00",  "#A65628", "#F781BF",
          "#999999", "#66C2A5", "#FC8D62", "#8DA0CB", "#E78AC3", "#A6D854", "#FFD92F", "#E5C494", "#B3B3B3", 
          "#8DD3C7", "#FFFFB3", "#BEBADA", "#FB8072", "#80B1D3", "#FDB462", "#B3DE69", "#FCCDE5",
          "#D9D9D9", "#BC80BD", "#CCEBC5", "#FFED6F")


## code

targetmatvec=unlist(targetmat)+1
yrange=range(targetmatvec[targetmatvec>0]);
# yrange[1]=1; # set the minimum value to 1
for(i in 1:length(targetmat)){
  vali=targetmat[[i]]+1;
  if(i==1){
    plot(1:length(vali),vali,type='b',las=1,pch=20,main=paste('sgRNAs in',targetgene),ylab='Read counts',xlab='Samples',xlim=c(0.7,length(vali)+0.3),ylim = yrange,col=colors[(i %% length(colors))],xaxt='n',log='y')
    axis(1,at=1:length(vali),labels=(collabel),las=2)
    # lines(0:100,rep(1,101),col='black');
  }else{
    lines(1:length(vali),vali,type='b',pch=20,col=colors[(i %% length(colors))])
  }
}




# parameters
# Do not modify the variables beginning with "__"
targetmat=list(c(2743.6817280903497,2712.0462697455746),c(4403.926417793235,4379.074326446657),c(2894.6130635178847,2930.8437021875916),c(4707.711780819356,4784.370522732109),c(2574.4848170378264,2672.454353398924),c(6607.331645818141,6587.886501575593))
targetgene="PROM1"
collabel=c("S69_MNSC509_F5","S70_MNSC509_F6")

# set up color using RColorBrewer
#library(RColorBrewer)
#colors <- brewer.pal(length(targetgenelist), "Set1")

colors=c( "#E41A1C", "#377EB8", "#4DAF4A", "#984EA3", "#FF7F00",  "#A65628", "#F781BF",
          "#999999", "#66C2A5", "#FC8D62", "#8DA0CB", "#E78AC3", "#A6D854", "#FFD92F", "#E5C494", "#B3B3B3", 
          "#8DD3C7", "#FFFFB3", "#BEBADA", "#FB8072", "#80B1D3", "#FDB462", "#B3DE69", "#FCCDE5",
          "#D9D9D9", "#BC80BD", "#CCEBC5", "#FFED6F")


## code

targetmatvec=unlist(targetmat)+1
yrange=range(targetmatvec[targetmatvec>0]);
# yrange[1]=1; # set the minimum value to 1
for(i in 1:length(targetmat)){
  vali=targetmat[[i]]+1;
  if(i==1){
    plot(1:length(vali),vali,type='b',las=1,pch=20,main=paste('sgRNAs in',targetgene),ylab='Read counts',xlab='Samples',xlim=c(0.7,length(vali)+0.3),ylim = yrange,col=colors[(i %% length(colors))],xaxt='n',log='y')
    axis(1,at=1:length(vali),labels=(collabel),las=2)
    # lines(0:100,rep(1,101),col='black');
  }else{
    lines(1:length(vali),vali,type='b',pch=20,col=colors[(i %% length(colors))])
  }
}




# parameters
# Do not modify the variables beginning with "__"
targetmat=list(c(3274.3447673005367,3164.2276301257434),c(1825.5962164133055,1749.337567000699),c(2183.2169602288664,2012.936378466558),c(4013.6199070698003,3903.971330286849),c(5665.212482002954,5406.3803663887),c(1988.063704867149,2025.439088891816))
targetgene="LRIG1"
collabel=c("S69_MNSC509_F5","S70_MNSC509_F6")

# set up color using RColorBrewer
#library(RColorBrewer)
#colors <- brewer.pal(length(targetgenelist), "Set1")

colors=c( "#E41A1C", "#377EB8", "#4DAF4A", "#984EA3", "#FF7F00",  "#A65628", "#F781BF",
          "#999999", "#66C2A5", "#FC8D62", "#8DA0CB", "#E78AC3", "#A6D854", "#FFD92F", "#E5C494", "#B3B3B3", 
          "#8DD3C7", "#FFFFB3", "#BEBADA", "#FB8072", "#80B1D3", "#FDB462", "#B3DE69", "#FCCDE5",
          "#D9D9D9", "#BC80BD", "#CCEBC5", "#FFED6F")


## code

targetmatvec=unlist(targetmat)+1
yrange=range(targetmatvec[targetmatvec>0]);
# yrange[1]=1; # set the minimum value to 1
for(i in 1:length(targetmat)){
  vali=targetmat[[i]]+1;
  if(i==1){
    plot(1:length(vali),vali,type='b',las=1,pch=20,main=paste('sgRNAs in',targetgene),ylab='Read counts',xlab='Samples',xlim=c(0.7,length(vali)+0.3),ylim = yrange,col=colors[(i %% length(colors))],xaxt='n',log='y')
    axis(1,at=1:length(vali),labels=(collabel),las=2)
    # lines(0:100,rep(1,101),col='black');
  }else{
    lines(1:length(vali),vali,type='b',pch=20,col=colors[(i %% length(colors))])
  }
}




# parameters
# Do not modify the variables beginning with "__"
targetmat=list(c(2510.0746293076045,2355.719022625718),c(3600.241090293749,3365.3128894653114),c(2739.8363437482467,2716.213839887327),c(1317.04413717021,1301.323776762283),c(4447.186991641891,4497.85007548661),c(2091.8890821039245,1947.2971487339528))
targetgene="KRT20"
collabel=c("S69_MNSC509_F5","S70_MNSC509_F6")

# set up color using RColorBrewer
#library(RColorBrewer)
#colors <- brewer.pal(length(targetgenelist), "Set1")

colors=c( "#E41A1C", "#377EB8", "#4DAF4A", "#984EA3", "#FF7F00",  "#A65628", "#F781BF",
          "#999999", "#66C2A5", "#FC8D62", "#8DA0CB", "#E78AC3", "#A6D854", "#FFD92F", "#E5C494", "#B3B3B3", 
          "#8DD3C7", "#FFFFB3", "#BEBADA", "#FB8072", "#80B1D3", "#FDB462", "#B3DE69", "#FCCDE5",
          "#D9D9D9", "#BC80BD", "#CCEBC5", "#FFED6F")


## code

targetmatvec=unlist(targetmat)+1
yrange=range(targetmatvec[targetmatvec>0]);
# yrange[1]=1; # set the minimum value to 1
for(i in 1:length(targetmat)){
  vali=targetmat[[i]]+1;
  if(i==1){
    plot(1:length(vali),vali,type='b',las=1,pch=20,main=paste('sgRNAs in',targetgene),ylab='Read counts',xlab='Samples',xlim=c(0.7,length(vali)+0.3),ylim = yrange,col=colors[(i %% length(colors))],xaxt='n',log='y')
    axis(1,at=1:length(vali),labels=(collabel),las=2)
    # lines(0:100,rep(1,101),col='black');
  }else{
    lines(1:length(vali),vali,type='b',pch=20,col=colors[(i %% length(colors))])
  }
}




# parameters
# Do not modify the variables beginning with "__"
targetmat=list(c(1612.1773854266,928.3262490754157),c(813.2987883547428,505.3178796875158),c(880.5930143415418,570.957109420121),c(671.019567696939,598.0463153415136),c(989.225122005946,728.2828822712856),c(2953.2551747349526,2769.350359194674))
targetgene="SOX9"
collabel=c("S69_MNSC509_F5","S70_MNSC509_F6")

# set up color using RColorBrewer
#library(RColorBrewer)
#colors <- brewer.pal(length(targetgenelist), "Set1")

colors=c( "#E41A1C", "#377EB8", "#4DAF4A", "#984EA3", "#FF7F00",  "#A65628", "#F781BF",
          "#999999", "#66C2A5", "#FC8D62", "#8DA0CB", "#E78AC3", "#A6D854", "#FFD92F", "#E5C494", "#B3B3B3", 
          "#8DD3C7", "#FFFFB3", "#BEBADA", "#FB8072", "#80B1D3", "#FDB462", "#B3DE69", "#FCCDE5",
          "#D9D9D9", "#BC80BD", "#CCEBC5", "#FFED6F")


## code

targetmatvec=unlist(targetmat)+1
yrange=range(targetmatvec[targetmatvec>0]);
# yrange[1]=1; # set the minimum value to 1
for(i in 1:length(targetmat)){
  vali=targetmat[[i]]+1;
  if(i==1){
    plot(1:length(vali),vali,type='b',las=1,pch=20,main=paste('sgRNAs in',targetgene),ylab='Read counts',xlab='Samples',xlim=c(0.7,length(vali)+0.3),ylim = yrange,col=colors[(i %% length(colors))],xaxt='n',log='y')
    axis(1,at=1:length(vali),labels=(collabel),las=2)
    # lines(0:100,rep(1,101),col='black');
  }else{
    lines(1:length(vali),vali,type='b',pch=20,col=colors[(i %% length(colors))])
  }
}



dev.off()
Sweave("S9A_c0_t1_summary.Rnw");
library(tools);

texi2dvi("S9A_c0_t1_summary.tex",pdf=TRUE);
